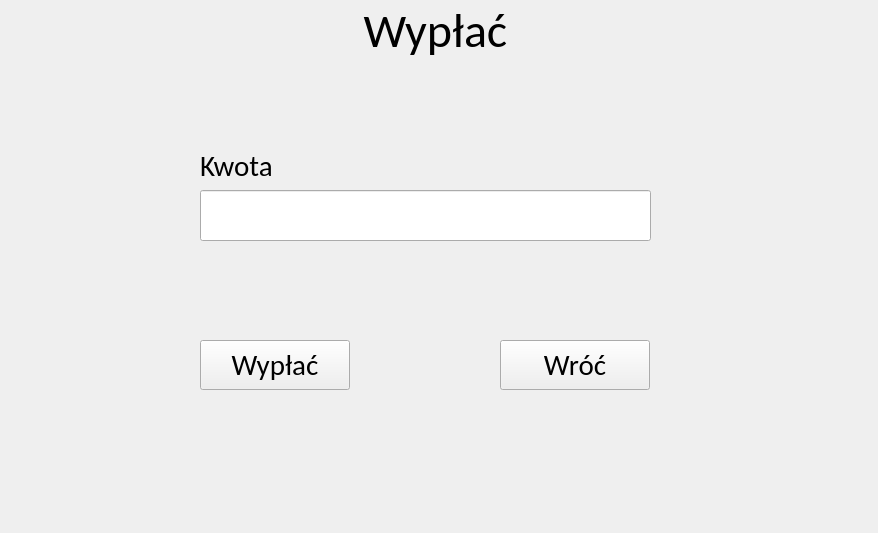
<?xml version="1.0" encoding="UTF-8"?>
<ui version="4.0">
 <class>WithdrawWindow</class>
 <widget class="QWidget" name="WithdrawWindow">
  <property name="geometry">
   <rect>
    <x>0</x>
    <y>0</y>
    <width>878</width>
    <height>533</height>
   </rect>
  </property>
  <property name="minimumSize">
   <size>
    <width>878</width>
    <height>533</height>
   </size>
  </property>
  <property name="maximumSize">
   <size>
    <width>878</width>
    <height>533</height>
   </size>
  </property>
  <property name="windowTitle">
   <string>Wypłata środków</string>
  </property>
  <widget class="QLabel" name="WithdrawLabel">
   <property name="geometry">
    <rect>
     <x>0</x>
     <y>0</y>
     <width>871</width>
     <height>61</height>
    </rect>
   </property>
   <property name="font">
    <font>
     <family>Calibri</family>
     <pointsize>36</pointsize>
    </font>
   </property>
   <property name="text">
    <string>Wypłać</string>
   </property>
   <property name="alignment">
    <set>Qt::AlignmentFlag::AlignCenter</set>
   </property>
  </widget>
  <widget class="QLabel" name="AmountLabel">
   <property name="geometry">
    <rect>
     <x>200</x>
     <y>140</y>
     <width>451</width>
     <height>51</height>
    </rect>
   </property>
   <property name="font">
    <font>
     <family>Calibri</family>
     <pointsize>22</pointsize>
    </font>
   </property>
   <property name="text">
    <string>Kwota</string>
   </property>
  </widget>
  <widget class="QLineEdit" name="WithdrawEdit">
   <property name="geometry">
    <rect>
     <x>200</x>
     <y>190</y>
     <width>451</width>
     <height>51</height>
    </rect>
   </property>
   <property name="font">
    <font>
     <family>Calibri</family>
     <pointsize>24</pointsize>
    </font>
   </property>
  </widget>
  <widget class="QPushButton" name="WithdrawButton">
   <property name="geometry">
    <rect>
     <x>200</x>
     <y>340</y>
     <width>150</width>
     <height>50</height>
    </rect>
   </property>
   <property name="font">
    <font>
     <family>Calibri</family>
     <pointsize>22</pointsize>
    </font>
   </property>
   <property name="text">
    <string>Wypłać</string>
   </property>
  </widget>
  <widget class="QPushButton" name="BackButton">
   <property name="geometry">
    <rect>
     <x>500</x>
     <y>340</y>
     <width>150</width>
     <height>50</height>
    </rect>
   </property>
   <property name="font">
    <font>
     <family>Calibri</family>
     <pointsize>22</pointsize>
    </font>
   </property>
   <property name="text">
    <string>Wróć</string>
   </property>
  </widget>
 </widget>
 <resources/>
 <connections/>
</ui>
